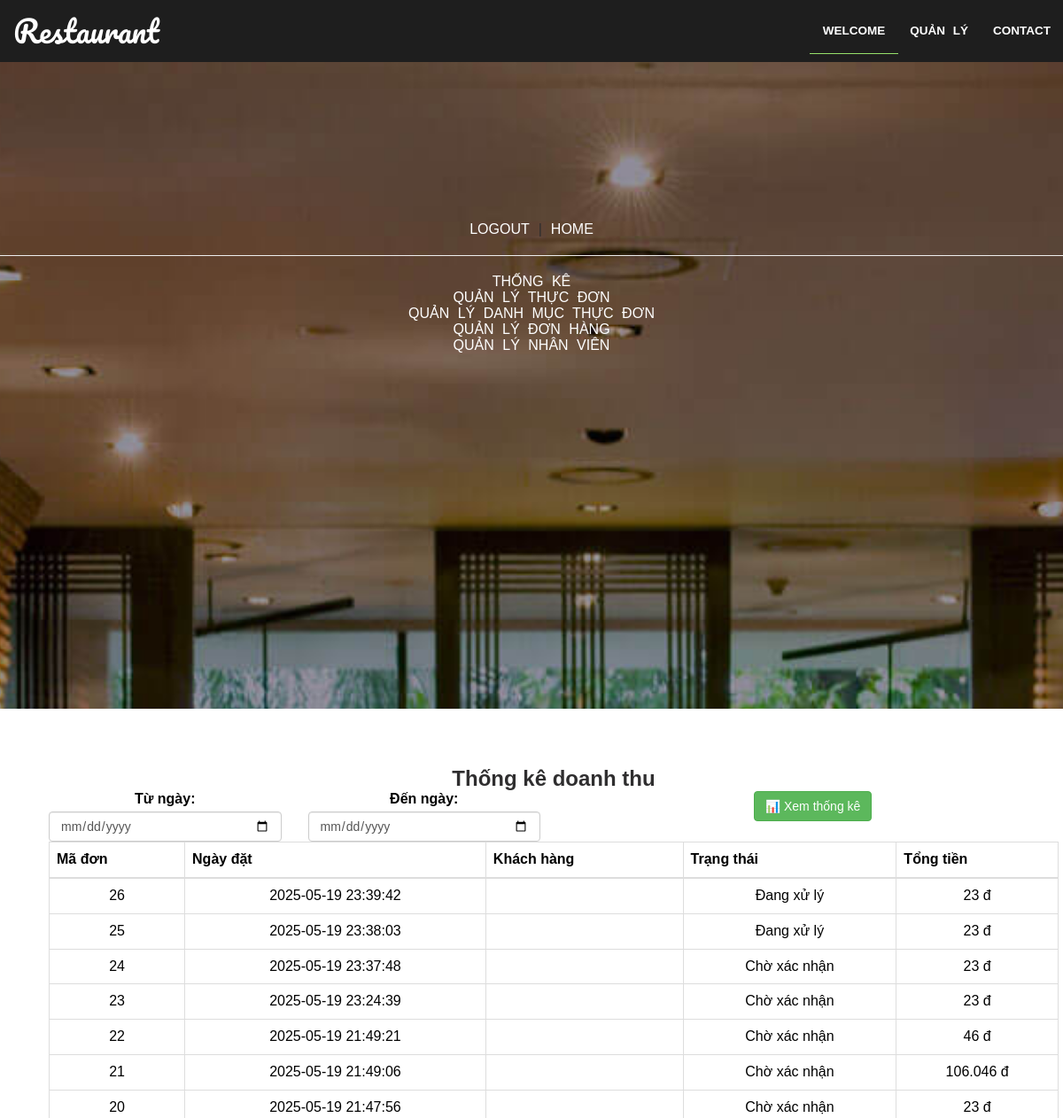
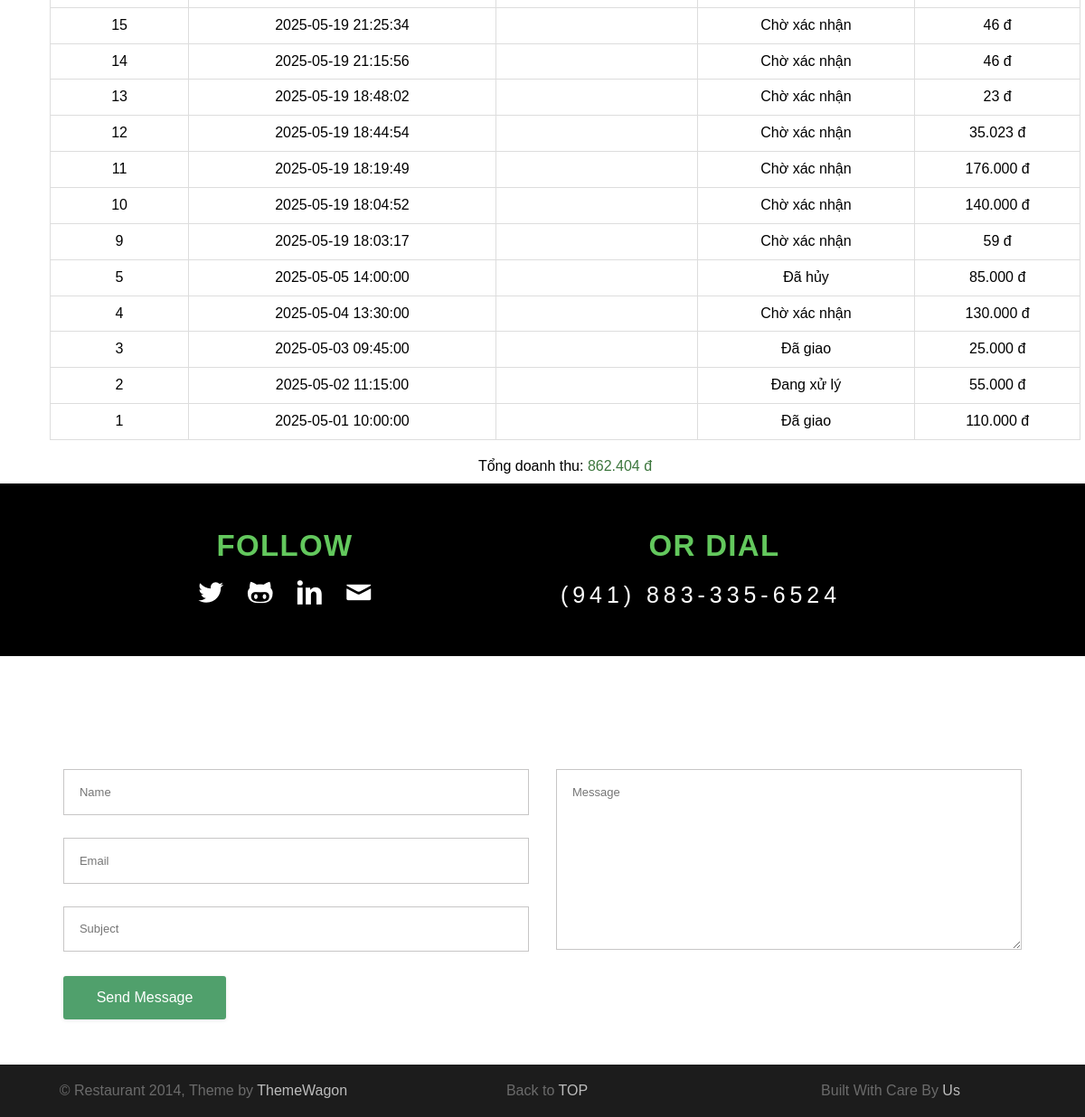
The app's page /admin.php?action=AThongKe (signed in) with its own data (2 pictures, top to bottom).
### tables this page shows
CREATE TABLE `orders` (
  `id` int(11) NOT NULL,
  `order_date` datetime DEFAULT current_timestamp(),
  `total_amount` decimal(12,2) DEFAULT 0.00,
  `status` enum('Chờ xác nhận','Đang xử lý','Đã giao','Đã hủy') DEFAULT 'Chờ xác nhận',
  `table_id` int(11) DEFAULT NULL,
  `customer_id` int(11) DEFAULT NULL,
  `description` text DEFAULT NULL
);

### Model/modelOrder.php (called while the page is built, shortened)
<?php
class modelOrder {
    public function selectAllOrders() {
    $p = new clsKetNoi();
    $con = $p->MoKetNoi();
    $sql = "SELECT o.*, c.username, c.email, c.phone, c.address, t.table_number, t.status AS table_status
        FROM orders o
        LEFT JOIN users c ON o.customer_id = c.id
        LEFT JOIN tables t ON o.table_id = t.id
        ORDER BY o.order_date DESC";
    $kq = mysqli_query($con, $sql);
    return $kq;
}
}
?>

### Controller/controlOrder.php (called while the page is built, shortened)
<?php
include_once("Model/modelOrder.php");
class controlOrder {
    public function getAllOrders() {
        $p = new modelOrder();
        $kq = $p->selectAllOrders();
        return (mysqli_num_rows($kq) > 0) ? $kq : false;
    }
}
?>

### View/AThongKe.php (the view, shortened to what this page needs)
<?php
include_once("Controller/controlOrder.php");
$p = new controlOrder();
$from = isset($_GET['from']) ? $_GET['from'] : '';
$to = isset($_GET['to']) ? $_GET['to'] : '';
$kq = $p->getAllOrders();
echo '<div class="revenue-container container">';
echo '<h2 class="mb-4 text-center text-dark">Thống kê doanh thu</h2>';
echo '
<form method="GET" class="row mb-4 justify-content-center">
    <input type="hidden" name="action" value="AThongKe">
    <div class="col-md-3">
        <label>Từ ngày:</label>
        <input type="date" name="from" class="form-control" value="' . htmlspecialchars($from) . '">
    </div>
    <div class="col-md-3">
        <label>Đến ngày:</label>
        <input type="date" name="to" class="form-control" value="' . htmlspecialchars($to) . '">
    </div>
    <div class="col-auto align-self-end">
        <button type="submit" class="btn btn-success">📊 Xem thống kê</button>
    </div>
</form>';
$total = 0;
if ($kq && mysqli_num_rows($kq) > 0) {
    echo '<table class="table table-bordered table-hover text-center bg-light">';
    echo '<thead class="bg-light text-dark">
            <tr>
                <th>Mã đơn</th>
                <th>Ngày đặt</th>
                <th>Khách hàng</th>
                <th>Trạng thái</th>
                <th>Tổng tiền</th>
            </tr>
          </thead><tbody>';
    while ($r = mysqli_fetch_assoc($kq)) {
        $total += $r['total_amount'];
        echo '<tr>';
        echo '<td>' . $r['id'] . '</td>';
        echo '<td>' . $r['order_date'] . '</td>';
        echo '<td>' . htmlspecialchars($r['full_name']) . '</td>';
        echo '<td>' . htmlspecialchars($r['status']) . '</td>';
        echo '<td>' . number_format($r['total_amount'], 0, ',', '.') . ' đ</td>';
        echo '</tr>';
    }
    echo '</tbody></table>';
    echo '<div class="text-end fw-bold fs-5">Tổng doanh thu: <span class="text-success">' . number_format($total, 0, ',', '.') . ' đ</span></div>';
} else {
    echo '<div class="alert alert-warning text-center">❌ Không có dữ liệu đơn hàng.</div>';
}
echo '</div>';
?>

### admin.php (shortened to what this page needs)
<!DOCTYPE html>
<html>
    <head>
        <link rel="stylesheet" href="css/normalize.css">
        <link rel="stylesheet" href="css/main.css" media="screen" type="text/css">
        <link rel="stylesheet" href="css/bootstrap.css">
        <link rel="stylesheet" href="css/style-portfolio.css">
        <link rel="stylesheet" href="css/picto-foundry-food.css" />
        <link rel="stylesheet" href="css/jquery-ui.css">
        <link href="css/font-awesome.min.css" rel="stylesheet">
    </head>
    <body>
        <nav class="navbar navbar-default navbar-fixed-top" role="navigation">
            <div class="container">
                <div class="row">
                    <div class="navbar-header">
                        <a class="navbar-brand" href="#">Restaurant</a>
                    </div>
                    <div class="collapse navbar-collapse" id="bs-example-navbar-collapse-1">
                        <ul class="nav navbar-nav main-nav  clear navbar-right ">
                            <li><a class="navactive color_animation" href="#top">WELCOME</a></li>
                            <li><a class="color_animation" href="#pricing">QUẢN LÝ</a></li>
                            <li><a class="color_animation" href="#contact">CONTACT</a></li>
                        </ul>
                    </div>
                </div>
            </div>
        </nav>
        <div id="top" class="starter_container bg">
            <div class="follow_container">
               <ul style="list-style-type:none;padding-left: 0 !important;margin: 0;">
                    <li><?php
                        if(isset($_SESSION["RoleID"])){
                            echo '<a class="color_animation" href="View/dangXuat.php" onclick="return confirm(\'Are you sure to logout?\');">LOGOUT</a>';
                            echo '<span style="margin: 0 40px;">|</span>';
                            echo '<a class="color_animation" href="index.php">HOME</a>';
                        }
                        ?>
                    </li>
                    <hr>
                    <li><a class="color_animation" href="?action=AThongKe">THỐNG KÊ</a></li>
                    <li><a class="color_animation" href="?action=ADishes">QUẢN LÝ THỰC ĐƠN</a></li>
                    <li><a class="color_animation" href="?action=ACategories">QUẢN LÝ DANH MỤC THỰC ĐƠN</a></li>
                    <li><a class="color_animation" href="?action=AOrder">QUẢN LÝ ĐƠN HÀNG</a></li>
                    <li><a class="color_animation" href="?action=ANguoiDung">QUẢN LÝ NHÂN VIÊN</a></li>
                    </ul>
            </div>
        </div>
        <section id ="pricing" class="description_content">
            <div>
                <ul>
                    <?php
                        if(isset($_REQUEST["action"])&&$_REQUEST["action"]=="ANguoiDung"){
                            include_once("View/ANguoiDung.php");
                        }
                        elseif(isset($_REQUEST["action"])&&$_REQUEST["action"]=="ACategories"){
                            include_once("View/ACategories.php");
                        }
                        elseif(isset($_REQUEST["action"])&&$_REQUEST["action"]=="ADishes"){
                            include_once("View/ADishes.php");
                        }
                        elseif(isset($_REQUEST["action"])&&$_REQUEST["action"]=="AOrder"){
                            include_once("View/AOrder.php");
                        }
                        elseif(isset($_REQUEST["action"]) && $_REQUEST["action"]=="AThongKe"){
                            include_once("View/AThongKe.php");
                        }
                    ?>
                </ul>
            </div>
        </section>
        <section class="social_connect">
            <div class="text-content container">
                <div class="col-md-6">
                    <span class="social_heading">FOLLOW</span>
                    <ul class="social_icons">
                        <li><a class="icon-twitter color_animation" href="#" target="_blank"></a></li>
                        <li><a class="icon-github color_animation" href="#" target="_blank"></a></li>
                        <li><a class="icon-linkedin color_animation" href="#" target="_blank"></a></li>
                        <li><a class="icon-mail color_animation" href="#"></a></li>
                    </ul>
                </div>
                <div class="col-md-4">
                    <span class="social_heading">OR DIAL</span>
                    <span class="social_info"><a class="color_animation" href="tel:883-335-6524">(941) 883-335-6524</a></span>
                </div>
            </div>
        </section>
        <section id="contact">
            <div class="container">
                <div class="row">
                    <div class="col-md-12">
                        <div class="inner contact">
                            <div class="contact-form">
                                <form id="contact-us" method="post" action="contact.php">
                                    <div class="col-md-6 ">
                                        <input type="text" name="name" id="name" required="required" class="form" placeholder="Name" />
                                        <input type="email" name="email" id="email" required="required" class="form" placeholder="Email" />
                                        <input type="text" name="subject" id="subject" required="required" class="form" placeholder="Subject" />
                                    </div>
                                    <div class="col-md-6">
                                        <textarea name="message" id="message" class="form textarea"  placeholder="Message"></textarea>
                                    </div>
                                    <div class="relative fullwidth col-xs-12">
                                        <button type="submit" id="submit" name="submit" class="form-btn">Send Message</button>
                                    </div>
                                    <div class="clear"></div>
                                </form>
                            </div>
                        </div>
                    </div>
                </div>
            </div>
        </section>
        <footer class="sub_footer">
            <div class="container">
                <div class="col-md-4"><p class="sub-footer-text text-center">&copy; Restaurant 2014, Theme by <a href="https://themewagon.com/">ThemeWagon</a></p></div>
                <div class="col-md-4"><p class="sub-footer-text text-center">Back to <a href="#top">TOP</a></p>
                </div>
                <div class="col-md-4"><p class="sub-footer-text text-center">Built With Care By <a href="#" target="_blank">Us</a></p></div>
            </div>
        </footer>
    </body>
</html>

### View/AThongKe.php (style rules this page uses)
.revenue-container { margin-top: 40px; }
.table td, .table th { color: #000; vertical-align: middle; }

### records on screen
orders: id "26", order_date "2025-05-19 23:39:42", status "Đang xử lý", total_amount "23"
orders: id "25", order_date "2025-05-19 23:38:03", status "Đang xử lý", total_amount "23"
orders: id "24", order_date "2025-05-19 23:37:48", status "Chờ xác nhận", total_amount "23"
orders: id "23", order_date "2025-05-19 23:24:39", status "Chờ xác nhận", total_amount "23"
orders: id "22", order_date "2025-05-19 21:49:21", status "Chờ xác nhận", total_amount "46"
orders: id "21", order_date "2025-05-19 21:49:06", status "Chờ xác nhận", total_amount "106.046"
orders: id "20", order_date "2025-05-19 21:47:56", status "Chờ xác nhận", total_amount "23"
orders: id "15", order_date "2025-05-19 21:25:34", status "Chờ xác nhận", total_amount "46"
orders: id "14", order_date "2025-05-19 21:15:56", status "Chờ xác nhận", total_amount "46"
orders: id "13", order_date "2025-05-19 18:48:02", status "Chờ xác nhận", total_amount "23"
orders: id "12", order_date "2025-05-19 18:44:54", status "Chờ xác nhận", total_amount "35.023"
orders: id "11", order_date "2025-05-19 18:19:49", status "Chờ xác nhận", total_amount "176.000"
orders: id "10", order_date "2025-05-19 18:04:52", status "Chờ xác nhận", total_amount "140.000"
orders: id "9", order_date "2025-05-19 18:03:17", status "Chờ xác nhận", total_amount "59"
orders: id "5", order_date "2025-05-05 14:00:00", status "Đã hủy", total_amount "85.000"
orders: id "4", order_date "2025-05-04 13:30:00", status "Chờ xác nhận", total_amount "130.000"
orders: id "3", order_date "2025-05-03 09:45:00", status "Đã giao", total_amount "25.000"
orders: id "2", order_date "2025-05-02 11:15:00", status "Đang xử lý", total_amount "55.000"
orders: id "1", order_date "2025-05-01 10:00:00", status "Đã giao", total_amount "110.000"

### other values on screen
$total "862.404"
